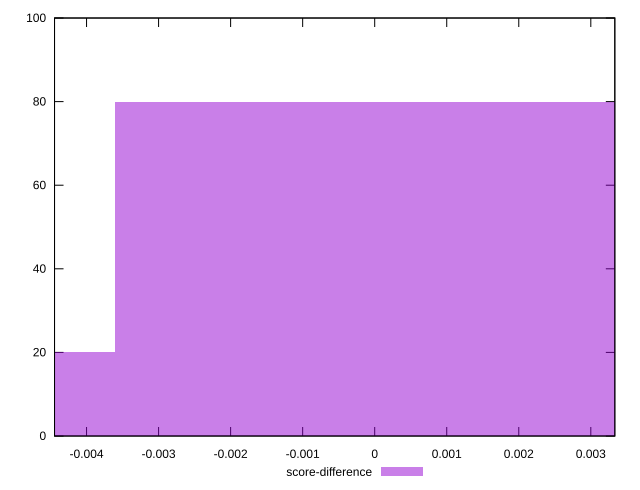

This chart was generated by the following gnuplot code:
reset

$scoreDifference <<EOF
0 80
-0.007215304873374485 20
EOF

set key outside below
set boxwidth 0.007215304873374485
set xrange [-0.004444444444444473:0.0033333333333332993]
set yrange [0:100]
set trange [0:100]
set style fill transparent solid 0.5 noborder
set terminal svg size 640, 490 enhanced background rgb 'white'
set output "report_00008_2021-01-22T20:58:29.167/uses-http2/samples/pages+cached+noexternal+noimg/score-difference/histogram.svg"

plot $scoreDifference title "score-difference" with boxes

reset
